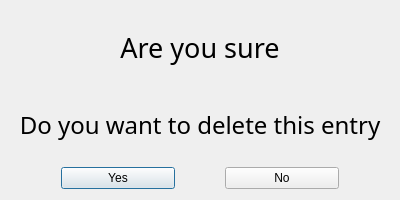
<?xml version="1.0" encoding="UTF-8"?>
<ui version="4.0">
 <class>DeleteDialog</class>
 <widget class="QDialog" name="DeleteDialog">
  <property name="geometry">
   <rect>
    <x>0</x>
    <y>0</y>
    <width>400</width>
    <height>200</height>
   </rect>
  </property>
  <property name="windowTitle">
   <string>Dialog</string>
  </property>
  <layout class="QVBoxLayout" name="verticalLayout_2">
   <item>
    <layout class="QVBoxLayout" name="verticalLayout">
     <item>
      <widget class="QLabel" name="label">
       <property name="font">
        <font>
         <family>Rockwell</family>
         <pointsize>20</pointsize>
        </font>
       </property>
       <property name="text">
        <string>Are you sure</string>
       </property>
       <property name="alignment">
        <set>Qt::AlignmentFlag::AlignCenter</set>
       </property>
      </widget>
     </item>
     <item>
      <widget class="QLabel" name="label_2">
       <property name="font">
        <font>
         <family>Rockwell</family>
         <pointsize>18</pointsize>
        </font>
       </property>
       <property name="text">
        <string>Do you want to delete this entry</string>
       </property>
       <property name="alignment">
        <set>Qt::AlignmentFlag::AlignCenter</set>
       </property>
      </widget>
     </item>
    </layout>
   </item>
   <item>
    <layout class="QHBoxLayout" name="horizontalLayout">
     <property name="spacing">
      <number>50</number>
     </property>
     <property name="leftMargin">
      <number>50</number>
     </property>
     <property name="rightMargin">
      <number>50</number>
     </property>
     <item>
      <widget class="QPushButton" name="btnYes">
       <property name="text">
        <string>Yes</string>
       </property>
      </widget>
     </item>
     <item>
      <widget class="QPushButton" name="btnNo">
       <property name="text">
        <string>No</string>
       </property>
      </widget>
     </item>
    </layout>
   </item>
  </layout>
 </widget>
 <resources/>
 <connections/>
</ui>
